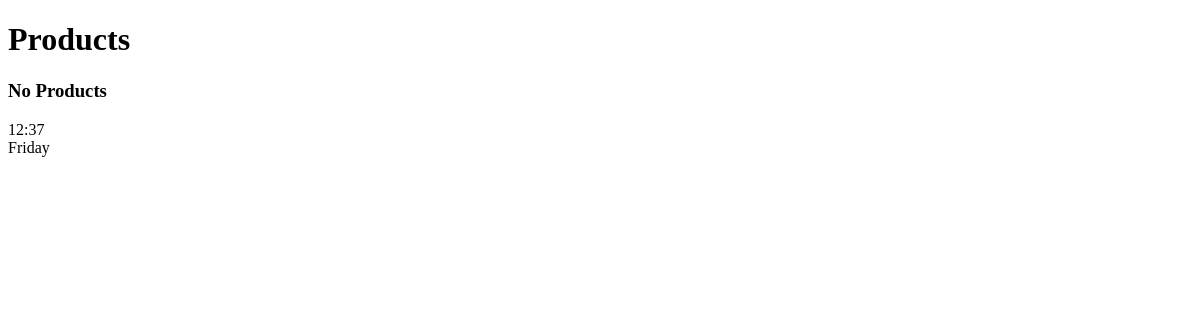
Page /shop/products/ on the earlier database version.
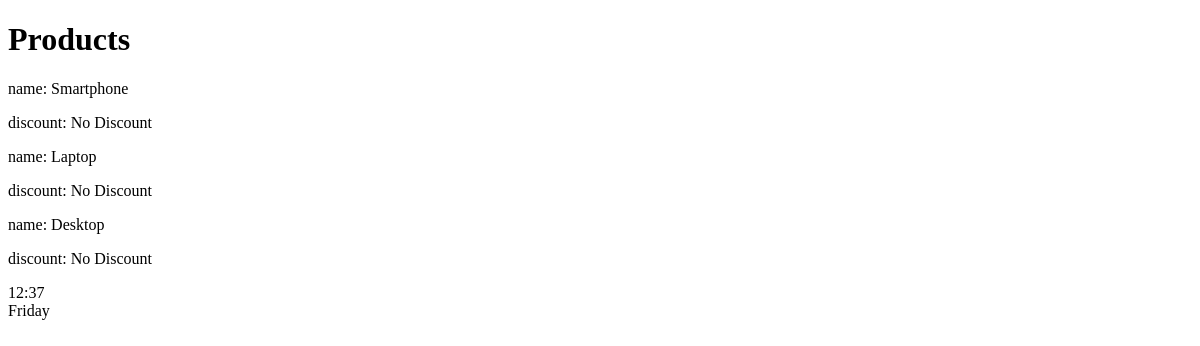
Same page on the later database version.
### shopapp/models.py (models this page shows, shortened)
class Product(models.Model):
    class Meta:
        ordering = ["-name"]
        verbose_name_plural = "all products"
    name = models.CharField(max_length=100)
    description = models.TextField(null=False, blank=True)
    price = models.DecimalField(default=0, max_digits=8, decimal_places=2)
    discount = models.SmallIntegerField(default=0)
    created_at = models.DateTimeField(auto_now_add=True)
    archived = models.BooleanField(default=False)

### shopapp/views.py (the view)
# urls.py: path('products/', products_list, name="products_list"),
def products_list(request: HttpRequest) -> HttpResponse:
    context = {
        "products": Product.objects.all(),
     }
    return render(request, 'shopapp/products-list.html', context=context)

### shopapp/templates/shopapp/products-list.html (shortened to what this page needs)
{% extends 'shopapp/base.html' %}
{% block body %}
    <h1>Products</h1>
    {% if products %}
        <div>
            {% for product in products %}
                <div>
                    <p>name: {{ product.name }}</p>
                    <p>discount: {% firstof product.discount 'No Discount ' %}</p>
                </div>
            {% endfor %}
        </div>
    {% else %}
        <h3>No Products</h3>
    {% endif %}
{% endblock %}

### shopapp/templates/shopapp/base.html (shortened to what this page needs)
<!DOCTYPE html>
<html lang="en">
<head>
</head>
<body>
{% block body %}{% endblock %}
<div>{% now 'H:i' %}</div>
<div>
    {% now 'l' as curr %}
    {{ curr }}
</div>
</body>
</html>

Differences in the rows shown:
added Product: name "Smartphone", discount "No Discount"
added Product: name "Laptop", discount "No Discount"
added Product: name "Desktop", discount "No Discount"
Other differences:
text no longer shown: "No Products"
